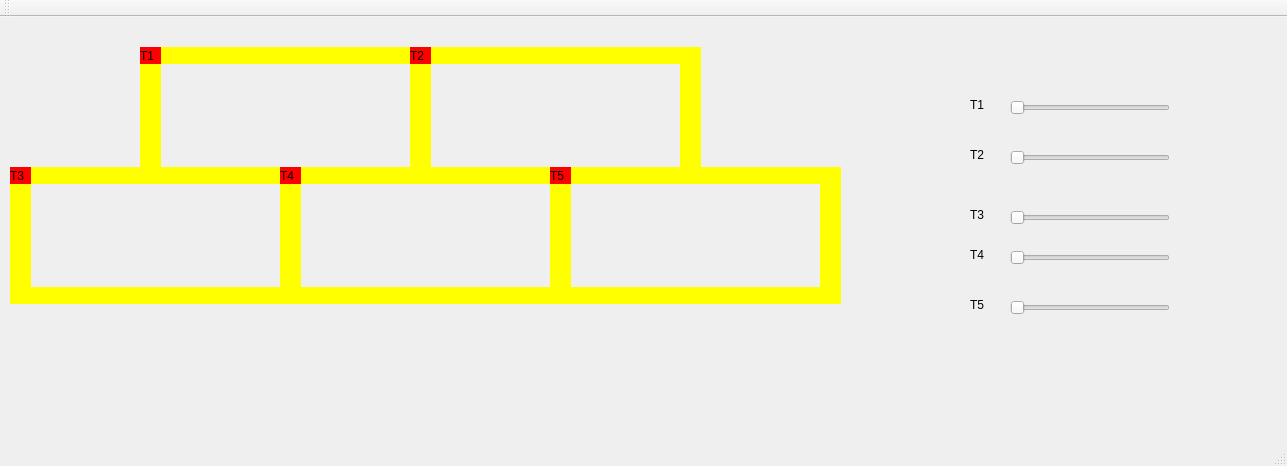
<?xml version="1.0" encoding="UTF-8"?>
<ui version="4.0">
 <class>MainWindow</class>
 <widget class="QMainWindow" name="MainWindow">
  <property name="geometry">
   <rect>
    <x>0</x>
    <y>0</y>
    <width>1287</width>
    <height>466</height>
   </rect>
  </property>
  <property name="windowTitle">
   <string>MainWindow</string>
  </property>
  <widget class="QWidget" name="centralWidget">
   <widget class="QLabel" name="label_trem1">
    <property name="geometry">
     <rect>
      <x>140</x>
      <y>30</y>
      <width>21</width>
      <height>17</height>
     </rect>
    </property>
    <property name="styleSheet">
     <string notr="true">QLabel { background: red}</string>
    </property>
    <property name="text">
     <string>T1</string>
    </property>
   </widget>
   <widget class="QLabel" name="label_trilho1">
    <property name="geometry">
     <rect>
      <x>160</x>
      <y>30</y>
      <width>250</width>
      <height>17</height>
     </rect>
    </property>
    <property name="styleSheet">
     <string notr="true">QLabel { background: yellow}</string>
    </property>
    <property name="text">
     <string/>
    </property>
   </widget>
   <widget class="QLabel" name="label_trilho2">
    <property name="geometry">
     <rect>
      <x>160</x>
      <y>150</y>
      <width>250</width>
      <height>17</height>
     </rect>
    </property>
    <property name="styleSheet">
     <string notr="true">QLabel { background: yellow}</string>
    </property>
    <property name="text">
     <string/>
    </property>
   </widget>
   <widget class="QLabel" name="label_trilho3">
    <property name="geometry">
     <rect>
      <x>410</x>
      <y>30</y>
      <width>21</width>
      <height>137</height>
     </rect>
    </property>
    <property name="styleSheet">
     <string notr="true">QLabel { background: yellow}</string>
    </property>
    <property name="text">
     <string/>
    </property>
   </widget>
   <widget class="QLabel" name="label_trilho4">
    <property name="geometry">
     <rect>
      <x>140</x>
      <y>30</y>
      <width>21</width>
      <height>137</height>
     </rect>
    </property>
    <property name="styleSheet">
     <string notr="true">QLabel { background: yellow}</string>
    </property>
    <property name="text">
     <string/>
    </property>
   </widget>
   <widget class="QLabel" name="label_trilho4_2">
    <property name="geometry">
     <rect>
      <x>680</x>
      <y>30</y>
      <width>21</width>
      <height>137</height>
     </rect>
    </property>
    <property name="styleSheet">
     <string notr="true">QLabel { background: yellow}</string>
    </property>
    <property name="text">
     <string/>
    </property>
   </widget>
   <widget class="QLabel" name="label_trilho1_2">
    <property name="geometry">
     <rect>
      <x>430</x>
      <y>30</y>
      <width>250</width>
      <height>17</height>
     </rect>
    </property>
    <property name="styleSheet">
     <string notr="true">QLabel { background: yellow}</string>
    </property>
    <property name="text">
     <string/>
    </property>
   </widget>
   <widget class="QLabel" name="label_trilho2_2">
    <property name="geometry">
     <rect>
      <x>430</x>
      <y>150</y>
      <width>250</width>
      <height>17</height>
     </rect>
    </property>
    <property name="styleSheet">
     <string notr="true">QLabel { background: yellow}</string>
    </property>
    <property name="text">
     <string/>
    </property>
   </widget>
   <widget class="QLabel" name="label_trem2">
    <property name="geometry">
     <rect>
      <x>410</x>
      <y>30</y>
      <width>21</width>
      <height>17</height>
     </rect>
    </property>
    <property name="styleSheet">
     <string notr="true">QLabel { background: red}</string>
    </property>
    <property name="text">
     <string>T2</string>
    </property>
   </widget>
   <widget class="QSlider" name="horizontalSliderT1">
    <property name="geometry">
     <rect>
      <x>1010</x>
      <y>80</y>
      <width>160</width>
      <height>22</height>
     </rect>
    </property>
    <property name="minimumSize">
     <size>
      <width>160</width>
      <height>22</height>
     </size>
    </property>
    <property name="maximumSize">
     <size>
      <width>160</width>
      <height>22</height>
     </size>
    </property>
    <property name="maximum">
     <number>200</number>
    </property>
    <property name="orientation">
     <enum>Qt::Horizontal</enum>
    </property>
   </widget>
   <widget class="QSlider" name="horizontalSliderT2">
    <property name="geometry">
     <rect>
      <x>1010</x>
      <y>130</y>
      <width>160</width>
      <height>22</height>
     </rect>
    </property>
    <property name="maximum">
     <number>200</number>
    </property>
    <property name="orientation">
     <enum>Qt::Horizontal</enum>
    </property>
   </widget>
   <widget class="QLabel" name="label">
    <property name="geometry">
     <rect>
      <x>970</x>
      <y>80</y>
      <width>21</width>
      <height>16</height>
     </rect>
    </property>
    <property name="text">
     <string>T1</string>
    </property>
   </widget>
   <widget class="QLabel" name="label_2">
    <property name="geometry">
     <rect>
      <x>970</x>
      <y>130</y>
      <width>21</width>
      <height>16</height>
     </rect>
    </property>
    <property name="text">
     <string>T2</string>
    </property>
   </widget>
   <widget class="QSlider" name="horizontalSliderT3">
    <property name="geometry">
     <rect>
      <x>1010</x>
      <y>190</y>
      <width>160</width>
      <height>22</height>
     </rect>
    </property>
    <property name="minimumSize">
     <size>
      <width>160</width>
      <height>22</height>
     </size>
    </property>
    <property name="maximumSize">
     <size>
      <width>160</width>
      <height>22</height>
     </size>
    </property>
    <property name="maximum">
     <number>200</number>
    </property>
    <property name="orientation">
     <enum>Qt::Horizontal</enum>
    </property>
   </widget>
   <widget class="QLabel" name="label_3">
    <property name="geometry">
     <rect>
      <x>970</x>
      <y>190</y>
      <width>21</width>
      <height>16</height>
     </rect>
    </property>
    <property name="text">
     <string>T3</string>
    </property>
   </widget>
   <widget class="QLabel" name="label_trem3">
    <property name="geometry">
     <rect>
      <x>10</x>
      <y>150</y>
      <width>21</width>
      <height>17</height>
     </rect>
    </property>
    <property name="styleSheet">
     <string notr="true">QLabel { background: red}</string>
    </property>
    <property name="text">
     <string>T3</string>
    </property>
   </widget>
   <widget class="QLabel" name="label_trilho2_3">
    <property name="geometry">
     <rect>
      <x>30</x>
      <y>150</y>
      <width>250</width>
      <height>17</height>
     </rect>
    </property>
    <property name="styleSheet">
     <string notr="true">QLabel { background: yellow}</string>
    </property>
    <property name="text">
     <string/>
    </property>
   </widget>
   <widget class="QLabel" name="label_trilho4_3">
    <property name="geometry">
     <rect>
      <x>10</x>
      <y>150</y>
      <width>21</width>
      <height>137</height>
     </rect>
    </property>
    <property name="styleSheet">
     <string notr="true">QLabel { background: yellow}</string>
    </property>
    <property name="text">
     <string/>
    </property>
   </widget>
   <widget class="QLabel" name="label_trilho2_4">
    <property name="geometry">
     <rect>
      <x>30</x>
      <y>270</y>
      <width>250</width>
      <height>17</height>
     </rect>
    </property>
    <property name="styleSheet">
     <string notr="true">QLabel { background: yellow}</string>
    </property>
    <property name="text">
     <string/>
    </property>
   </widget>
   <widget class="QLabel" name="label_trilho4_4">
    <property name="geometry">
     <rect>
      <x>280</x>
      <y>150</y>
      <width>21</width>
      <height>137</height>
     </rect>
    </property>
    <property name="styleSheet">
     <string notr="true">QLabel { background: yellow}</string>
    </property>
    <property name="text">
     <string/>
    </property>
   </widget>
   <widget class="QLabel" name="label_trilho2_5">
    <property name="geometry">
     <rect>
      <x>300</x>
      <y>270</y>
      <width>250</width>
      <height>17</height>
     </rect>
    </property>
    <property name="styleSheet">
     <string notr="true">QLabel { background: yellow}</string>
    </property>
    <property name="text">
     <string/>
    </property>
   </widget>
   <widget class="QLabel" name="label_trilho4_5">
    <property name="geometry">
     <rect>
      <x>550</x>
      <y>150</y>
      <width>21</width>
      <height>137</height>
     </rect>
    </property>
    <property name="styleSheet">
     <string notr="true">QLabel { background: yellow}</string>
    </property>
    <property name="text">
     <string/>
    </property>
   </widget>
   <widget class="QLabel" name="label_trilho2_6">
    <property name="geometry">
     <rect>
      <x>570</x>
      <y>270</y>
      <width>250</width>
      <height>17</height>
     </rect>
    </property>
    <property name="styleSheet">
     <string notr="true">QLabel { background: yellow}</string>
    </property>
    <property name="text">
     <string/>
    </property>
   </widget>
   <widget class="QLabel" name="label_trilho4_6">
    <property name="geometry">
     <rect>
      <x>820</x>
      <y>150</y>
      <width>21</width>
      <height>137</height>
     </rect>
    </property>
    <property name="styleSheet">
     <string notr="true">QLabel { background: yellow}</string>
    </property>
    <property name="text">
     <string/>
    </property>
   </widget>
   <widget class="QLabel" name="label_trilho2_7">
    <property name="geometry">
     <rect>
      <x>570</x>
      <y>150</y>
      <width>250</width>
      <height>17</height>
     </rect>
    </property>
    <property name="styleSheet">
     <string notr="true">QLabel { background: yellow}</string>
    </property>
    <property name="text">
     <string/>
    </property>
   </widget>
   <widget class="QSlider" name="horizontalSliderT4">
    <property name="geometry">
     <rect>
      <x>1010</x>
      <y>230</y>
      <width>160</width>
      <height>22</height>
     </rect>
    </property>
    <property name="minimumSize">
     <size>
      <width>160</width>
      <height>22</height>
     </size>
    </property>
    <property name="maximumSize">
     <size>
      <width>160</width>
      <height>22</height>
     </size>
    </property>
    <property name="maximum">
     <number>200</number>
    </property>
    <property name="orientation">
     <enum>Qt::Horizontal</enum>
    </property>
   </widget>
   <widget class="QSlider" name="horizontalSliderT5">
    <property name="geometry">
     <rect>
      <x>1010</x>
      <y>280</y>
      <width>160</width>
      <height>22</height>
     </rect>
    </property>
    <property name="minimumSize">
     <size>
      <width>160</width>
      <height>22</height>
     </size>
    </property>
    <property name="maximumSize">
     <size>
      <width>160</width>
      <height>22</height>
     </size>
    </property>
    <property name="maximum">
     <number>200</number>
    </property>
    <property name="orientation">
     <enum>Qt::Horizontal</enum>
    </property>
   </widget>
   <widget class="QLabel" name="label_4">
    <property name="geometry">
     <rect>
      <x>970</x>
      <y>230</y>
      <width>21</width>
      <height>16</height>
     </rect>
    </property>
    <property name="text">
     <string>T4</string>
    </property>
   </widget>
   <widget class="QLabel" name="label_5">
    <property name="geometry">
     <rect>
      <x>970</x>
      <y>280</y>
      <width>21</width>
      <height>16</height>
     </rect>
    </property>
    <property name="text">
     <string>T5</string>
    </property>
   </widget>
   <widget class="QLabel" name="label_trem4">
    <property name="geometry">
     <rect>
      <x>280</x>
      <y>150</y>
      <width>21</width>
      <height>17</height>
     </rect>
    </property>
    <property name="styleSheet">
     <string notr="true">QLabel { background: red}</string>
    </property>
    <property name="text">
     <string>T4</string>
    </property>
   </widget>
   <widget class="QLabel" name="label_trem5">
    <property name="geometry">
     <rect>
      <x>550</x>
      <y>150</y>
      <width>21</width>
      <height>17</height>
     </rect>
    </property>
    <property name="styleSheet">
     <string notr="true">QLabel { background: red}</string>
    </property>
    <property name="text">
     <string>T5</string>
    </property>
   </widget>
   <zorder>label_trilho2_7</zorder>
   <zorder>label_trilho4_6</zorder>
   <zorder>label_trilho2_6</zorder>
   <zorder>label_trilho4_5</zorder>
   <zorder>label_trilho2_5</zorder>
   <zorder>label_trilho4_4</zorder>
   <zorder>label_trilho2_4</zorder>
   <zorder>label_trilho4_3</zorder>
   <zorder>label_trilho2_3</zorder>
   <zorder>label_trilho1</zorder>
   <zorder>label_trilho2</zorder>
   <zorder>label_trilho3</zorder>
   <zorder>label_trilho4</zorder>
   <zorder>label_trem1</zorder>
   <zorder>label_trilho4_2</zorder>
   <zorder>label_trilho1_2</zorder>
   <zorder>label_trilho2_2</zorder>
   <zorder>label_trem2</zorder>
   <zorder>horizontalSliderT1</zorder>
   <zorder>horizontalSliderT2</zorder>
   <zorder>label</zorder>
   <zorder>label_2</zorder>
   <zorder>horizontalSliderT3</zorder>
   <zorder>label_3</zorder>
   <zorder>label_trem3</zorder>
   <zorder>horizontalSliderT4</zorder>
   <zorder>horizontalSliderT5</zorder>
   <zorder>label_4</zorder>
   <zorder>label_5</zorder>
   <zorder>label_trem4</zorder>
   <zorder>label_trem5</zorder>
  </widget>
  <widget class="QMenuBar" name="menuBar">
   <property name="geometry">
    <rect>
     <x>0</x>
     <y>0</y>
     <width>1287</width>
     <height>22</height>
    </rect>
   </property>
  </widget>
  <widget class="QToolBar" name="mainToolBar">
   <attribute name="toolBarArea">
    <enum>TopToolBarArea</enum>
   </attribute>
   <attribute name="toolBarBreak">
    <bool>false</bool>
   </attribute>
  </widget>
  <widget class="QStatusBar" name="statusBar"/>
 </widget>
 <layoutdefault spacing="6" margin="11"/>
 <resources/>
 <connections/>
</ui>
